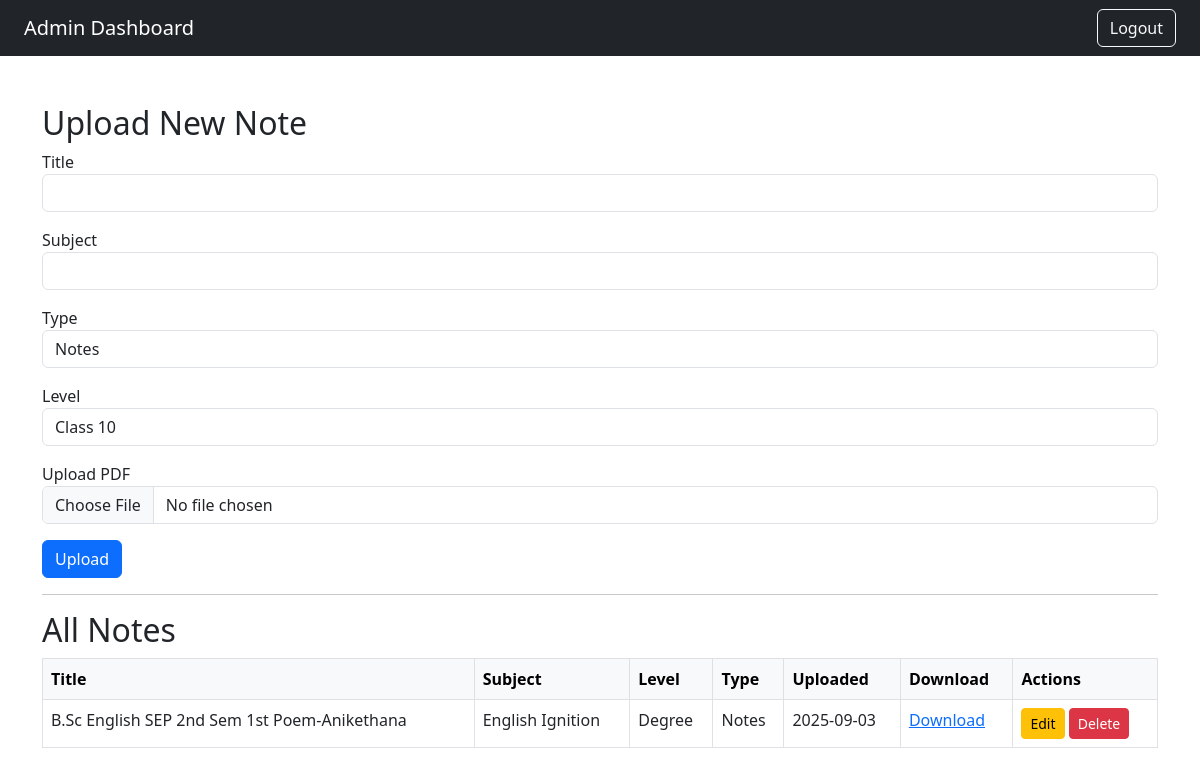
Page /admin-dashboard (signed in) on the earlier database version.
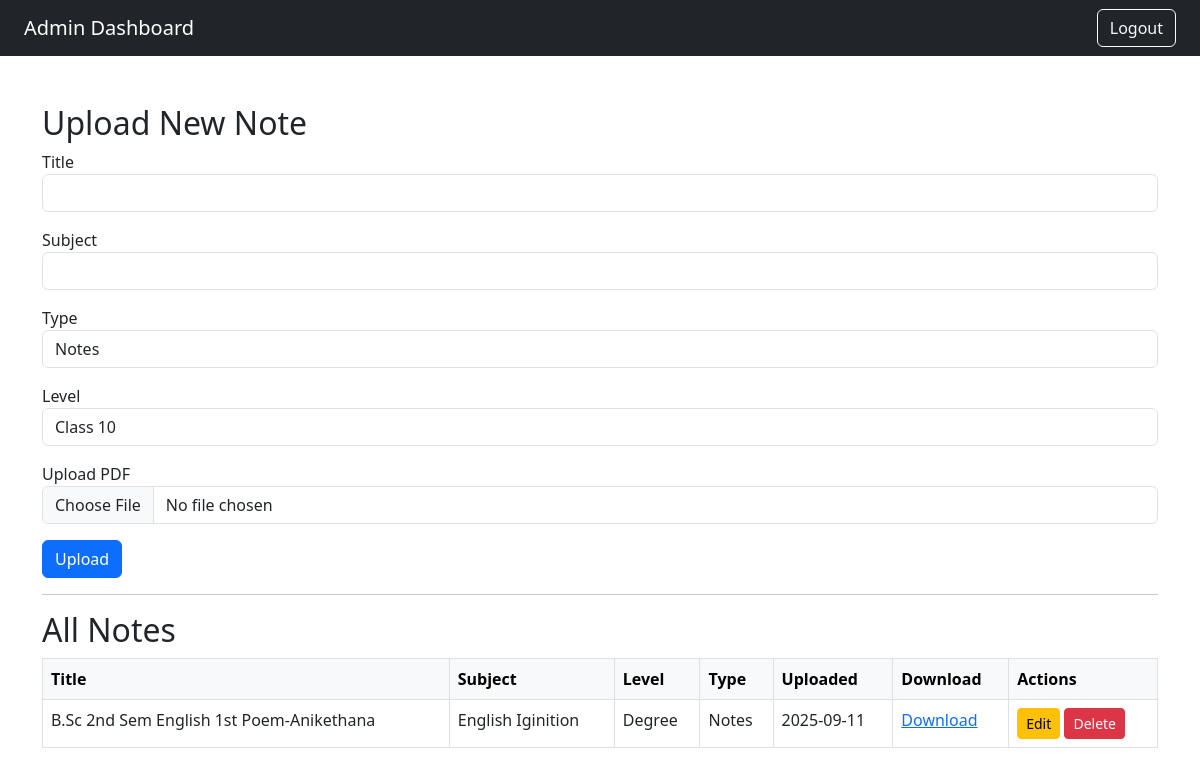
Same page on the later database version.
### app/models.py (models this page shows)
class Note(db.Model):
    id = db.Column(db.Integer, primary_key=True)
    title = db.Column(db.String(150), nullable=False)
    subject = db.Column(db.String(150), nullable=False)
    file_url = db.Column(db.String(500), nullable=False)  # Cloudinary file URL
    public_id = db.Column(db.String(200), nullable=True)   # Cloudinary public_id for deletion
    level = db.Column(db.String(100), nullable=True)       # e.g., Class 10, Degree, etc.
    type = db.Column(db.String(100), nullable=True)        # e.g., Notes, Question Paper, etc.
    download_count = db.Column(db.Integer, default=0)
    created_at = db.Column(db.DateTime, default=datetime.utcnow)

### app/routes.py (the view)
@main.route('/admin-dashboard')
def admin_dashboard():
    if not session.get('admin'):
        return redirect(url_for('main.admin_login'))
    form = UploadForm()
    notes = Note.query.all()
    return render_template('admin_dashboard.html', notes=notes, form=form)

### app/forms.py
class UploadForm(FlaskForm):
    title = StringField('Title', validators=[DataRequired()])
    subject = StringField('Subject', validators=[DataRequired()])
    level = SelectField(
        'Level',
        choices=[
            ('Class 10', 'Class 10'),
            ('PUC', 'PUC'),
            ('Degree', 'Degree'),
            ('Competitive', 'Competitive')
        ],
        validators=[DataRequired()]
    )
    type = SelectField(
        'Type',
        choices=[
            ('Notes', 'Notes'),
            ('Question Paper', 'Question Paper'),
            ('Study Material', 'Study Material')
        ],
        validators=[DataRequired()]
    )
    pdf_file = FileField(
        'Upload PDF',
        validators=[
            FileRequired(),
            FileAllowed(['pdf'], 'PDFs only!')
        ]
    )
    submit = SubmitField('Upload')

### app/templates/admin_dashboard.html (shortened to what this page needs)
<!DOCTYPE html>
<html>
<head>
    <link href="https://cdn.jsdelivr.net/npm/bootstrap@5.3.0/dist/css/bootstrap.min.css" rel="stylesheet">
</head>
<body>
<nav class="navbar navbar-expand-lg navbar-dark bg-dark px-4">
    <a class="navbar-brand" href="{{ url_for('main.admin_dashboard') }}">Admin Dashboard</a>
    <div class="ms-auto">
        <a href="{{ url_for('main.logout') }}" class="btn btn-outline-light">Logout</a>
    </div>
</nav>
<div class="container py-5">
    <h2>Upload New Note</h2>
    <form method="POST" action="{{ url_for('main.upload_note') }}" enctype="multipart/form-data">
        <div class="mb-3">
            {{ form.title.label }} {{ form.title(class="form-control") }}
        </div>
        <div class="mb-3">
            {{ form.subject.label }} {{ form.subject(class="form-control") }}
        </div>
        <div class="mb-3">
            {{ form.type.label }} {{ form.type(class="form-control") }}
        </div>
        <div class="mb-3">
            {{ form.level.label }} {{ form.level(class="form-control") }}
        </div>
        <div class="mb-3">
            {{ form.pdf_file.label }} {{ form.pdf_file(class="form-control") }}
        </div>
        <div class="mb-3">
            {{ form.submit(class="btn btn-primary") }}
        </div>
    </form>
    <hr>
    <h2>All Notes</h2>
    <table class="table table-bordered">
        <thead class="table-light">
            <tr>
                <th>Title</th>
                <th>Subject</th>
                <th>Level</th>
                <th>Type</th>
                <th>Uploaded</th>
                <th>Download</th>
                <th>Actions</th>
            </tr>
        </thead>
        <tbody>
            {% for note in notes %}
                <tr>
                    <td>{{ note.title }}</td>
                    <td>{{ note.subject }}</td>
                    <td>{{ note.level }}</td>
                    <td>{{ note.type }}</td>
                    <td>{{ note.created_at.strftime('%Y-%m-%d') }}</td>
                    <td>
                      <a href="{{ note.file_url }}" download="{{ note.title }}.pdf">Download</a>
                    </td>
                    <td>
                        <a href="{{ url_for('main.edit_note', note_id=note.id) }}" class="btn btn-warning btn-sm">Edit</a>
                        <form action="{{ url_for('main.delete_note', note_id=note.id) }}" method="POST" style="display:inline;">
                            <button type="submit" class="btn btn-danger btn-sm" onclick="return confirm('Are you sure?')">Delete</button>
                        </form>
                    </td>
                </tr>
            {% endfor %}
        </tbody>
    </table>
</div>
</body>
</html>

Differences in the rows shown:
changed Note "Degree": title "B.Sc English SEP 2nd Sem 1st Poem-Anikethana" → "B.Sc 2nd Sem English 1st Poem-Anikethana"; subject "English Ignition" → "English Iginition"; created_at "2025-09-03" → "2025-09-11"
